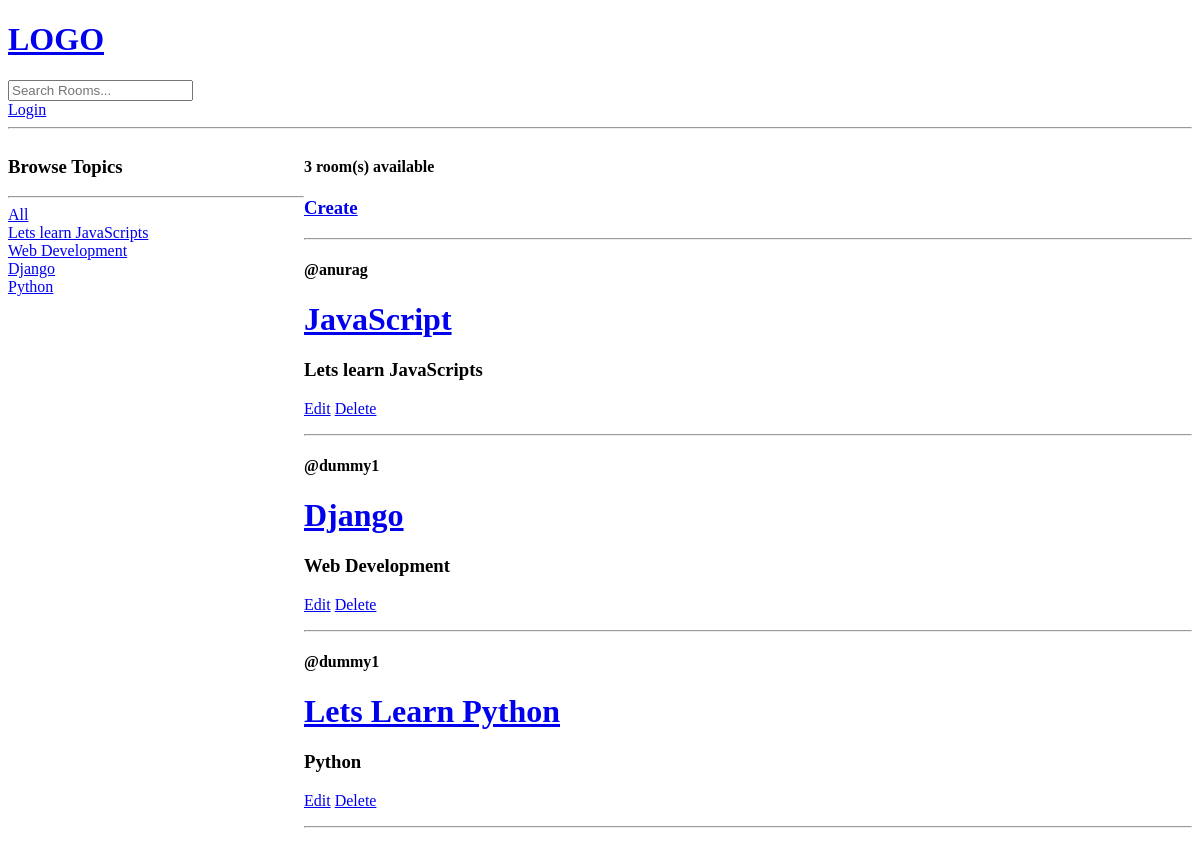
/, run on an earlier commit of the app's database.
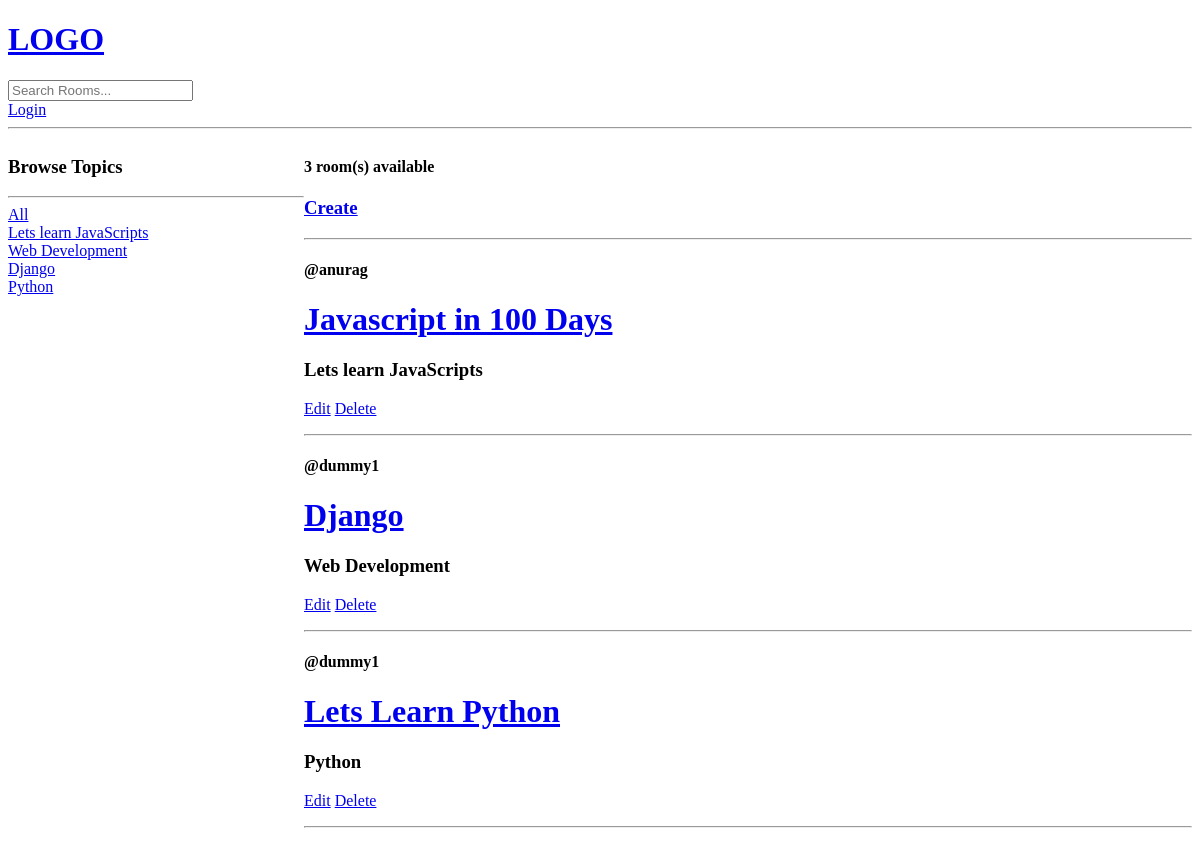
And on a later commit of the database.
### base/models.py (models this page shows, shortened)
class Room(models.Model):
    host =models.ForeignKey(User,on_delete=models.SET_NULL,null=True)
    topic = models.ForeignKey(Topic,on_delete=models.SET_NULL,null=True)
    name = models.CharField(max_length=200)
    description = models.TextField(null=True,blank=True)
    updated = models.DateTimeField(auto_now=True)
    created = models.DateTimeField(auto_now_add=True)

class Topic(models.Model):
    name = models.CharField(max_length=200)

### base/views.py (the view)
# urls.py: path('',views.home,name="home"),
def home(request):
    q = request.GET.get('q') if request.GET.get('q') != None else ''
    rooms = Room.objects.filter(
        Q(topic__name__icontains=q) |
        Q(name__icontains=q) |
        Q(description__icontains=q)
    )
    topics = Topic.objects.all()
    room_count = rooms.count()
    context = {'rooms':rooms,'topics':topics,'room_count':room_count}
    return render(request,'base/home.html',context)

### base/templates/base/home.html (shortened to what this page needs)
{% extends 'main.html' %}
{% block content %}
<div class="home-container">
        <div>
            <h3>Browse Topics</h3>
            <hr>
            <div>
                <a href="{% url 'home' %}">All</a>
            </div>
            {% for topic in topics %}
            <div>
            <a href="{% url 'home' %}?q={{topic.name}}">{{topic.name}}</a>
            </div>
            {% endfor %}
        </div>
        <div>
            <h4>{{room_count}} room(s) available</h4>
            <h3><a href="{% url 'create-room' %}">Create</a></h3>
            <hr>
            <div>
                {% for room in rooms %}
                    <div>
                        <h4>@{{room.host.username}}</h4>
                        <h1><a href = "{% url 'room' room.id %}">{{room.name}}</a></h1>
                        <h3>{{room.topic.name}}</h3>
                        <p>
                            <a href="{% url 'update-room' room.id %}">Edit</a>
                            <a href="{% url 'delete-room' room.id %}">Delete</a>
                        </p>
                    </div>
                    <hr>
                {% endfor %}
            </div>
        </div>
</div>
{% endblock %}

What changed in the data, as far as the page shows it:
changed Room "Lets learn JavaScripts": name "JavaScript" → "Javascript in 100 Days"
